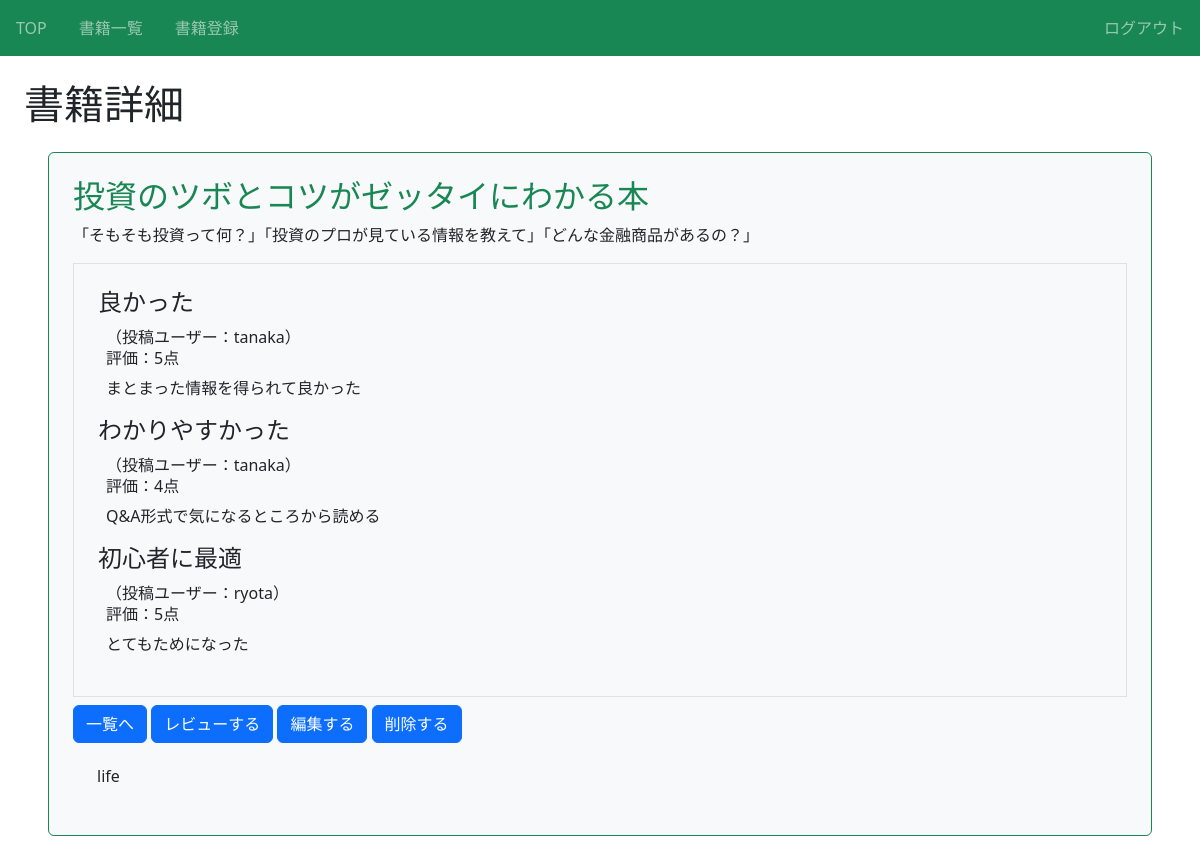
Screenshot of /book/9/detail/ (signed in) with the database file from the repository.
### book/models.py (models this page shows, shortened)
class Book(models.Model): #コード追記
  title = models.CharField(max_length = 100) #コード追記
  text = models.TextField() #コード追記
  thumbnail = models.ImageField(null=True, blank=True) #コード追記（5-8（P.232、P.234））
  category = models.CharField(
    max_length = 100,
    choices = CATEGORY
    ) #コード追記
  user = models.ForeignKey('auth.User', on_delete=models.CASCADE) #コード追記（5-11（P.251））

class Review(models.Model):
  book = models.ForeignKey(Book, on_delete = models.CASCADE)
  title = models.CharField(max_length = 100)
  text = models.TextField()
  rate = models.IntegerField(choices = RATE_CHOICES)
  user = models.ForeignKey('auth.User', on_delete = models.CASCADE)

### book/views.py (the view)
# urls.py: path('book/<int:pk>/detail/', views.DBView.as_view(), name='detail-book'), #コード追記（4-6）
class DBView(LoginRequiredMixin, DetailView): #コード追記（4-6）（5-10（P.249））
  template_name = 'book/book_detail.html' #コード追記（4-6）
  model = Book #コード追記（4-6）

### book/templates/book/book_detail.html (shortened to what this page needs)
{% extends 'base.html' %}
{% block h1 %}書籍詳細{% endblock %}
{% block content %}
<div class="p-4 m-4 bg-light border border-success rounded">
  <h2 class="text-success">{{ object.title }}</h2>
  <div class="card-body">
    <p>{{ object.text }}</p>
    <div class="border p-4 mb-2">
      {% for review in object.review_set.all %}
      <div>
        <h3 class="h4">{{ review.title }}</h3>
        <div class="px-2">
          <span>（投稿ユーザー：{{ review.user.username }}）</span>
          <h6>評価：{{ review.rate }}点</h6>
          <p>{{ review.text }}</p>
        </div>
      </div>
      {% endfor %}
    </div>
    <a href="{% url 'list-book' %}" class="btn btn-primary">一覧へ</a>
    <a href="{% url 'review' object.pk %}" class="btn btn-primary">レビューする</a>
    <a href="{% url 'update-book' object.pk %}" class="btn btn-primary">編集する</a>
    <a href="{% url 'delete-book' object.pk %}" class="btn btn-primary">削除する</a>
    <h6 class="card-title m-4">{{ object.category }}</h6>
  </div>
</div>
{% endblock content %}

### book/static/book/css/style.css (style rules this page uses)
a { text-decoration: none; }

### rows the page displays
Book: title "投資のツボとコツがゼッタイにわかる本", text "「そもそも投資って何？」「投資のプロが見ている情報を教えて」「どんな金融商品があるの？」", category "life"
Review: title "良かった", user.username "tanaka", rate "5", text "まとまった情報を得られて良かった"
Review: title "わかりやすかった", user.username "tanaka", rate "4", text "Q&A形式で気になるところから読める"
Review: title "初心者に最適", user.username "ryota", rate "5", text "とてもためになった"
